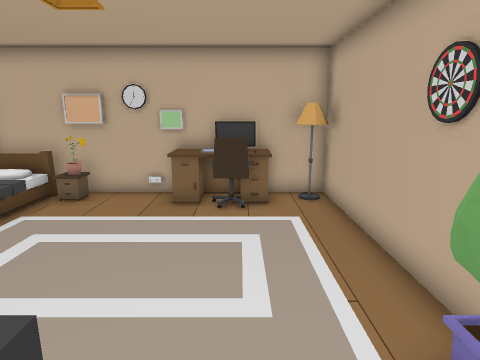
view 1 (above)

12 first-person views from a walk through a Unity game level. The camera is 1.4 m above the floor, tilts 12° down and sees 75° across. The floor is counted in squares, 0.5 m on a side. Each view is taken from the middle of a square. On the plan, view 1 faces up. The plan holds only what a view shows up to about 20 squares ahead; the rest is blank. The place goes on beyond the plan.

view 2
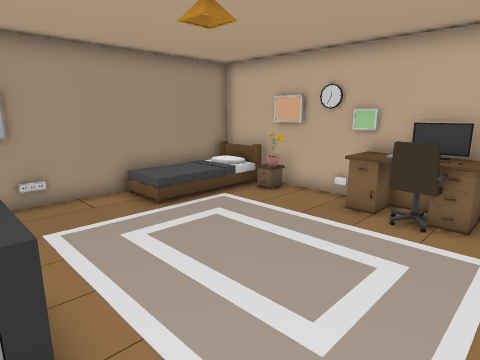

view 3
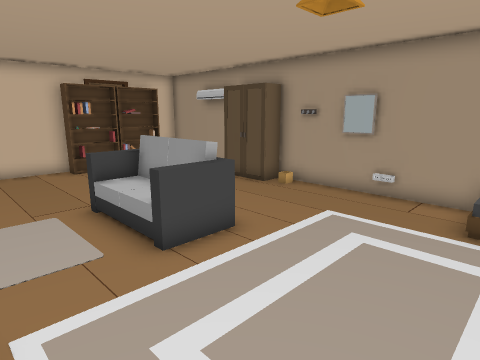

view 4
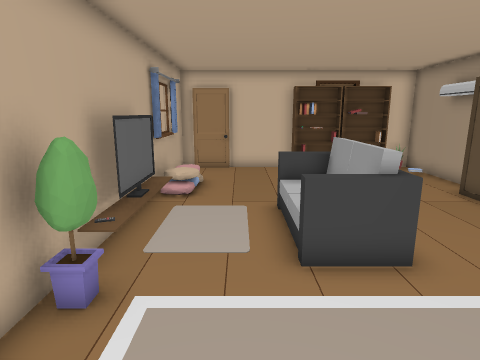

view 5
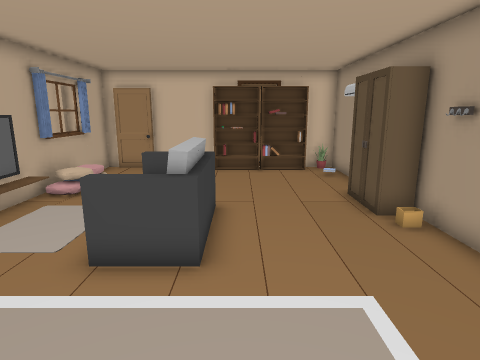

view 6
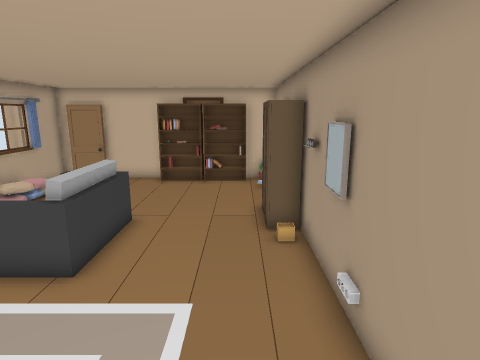

view 7
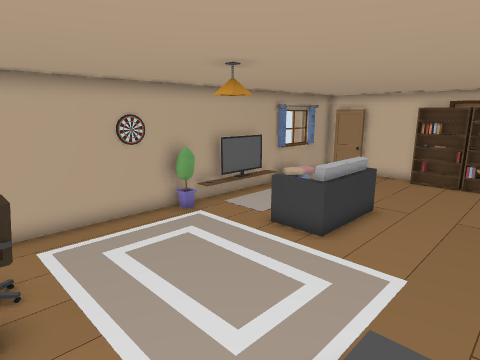

view 8
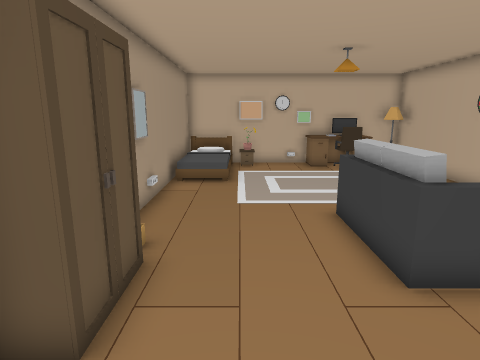

view 9
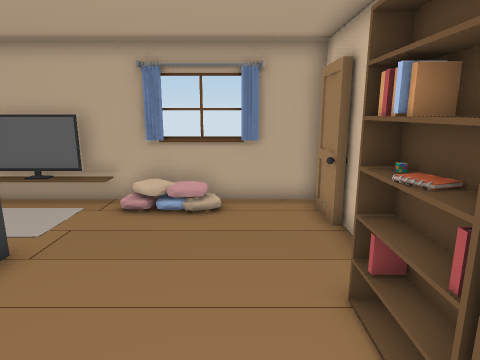

view 10
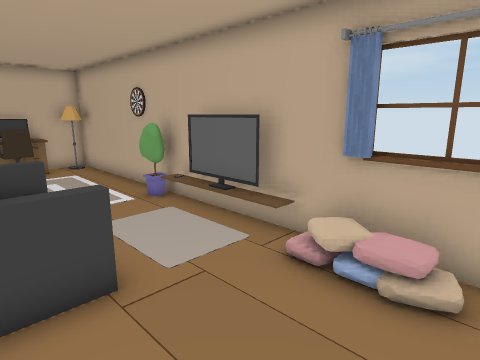

view 11
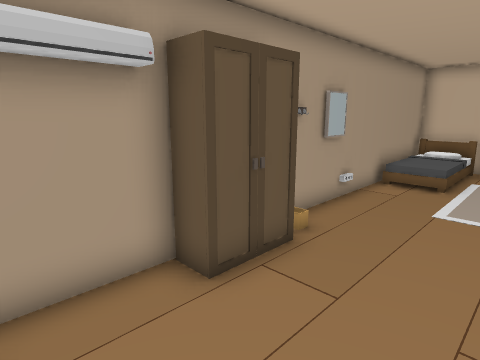

view 12
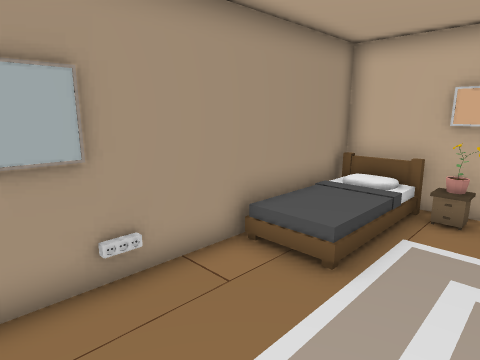

### Floor plan
Key: @ floor where view 1 was taken; # wall or solid block; . main floor; : floor 0.5 m higher than the main floor; / step, stairs or slope; = window, fence, low wall or low ledge; B bed; P picture; E desk; C computer; F flower; L lamp; H chair; S sofa; K books; O other object.
Columns run from 9 left of view 1 to 5 right of it. Each row starts with its distance up from view 1.
 11 ##B####PEC###
 10 #::F...EOEEL#
  9 # :.....HH..#
  8 # :.........#
  7 #::. .   . .#
  6 #//.       .#
  5 #...       .#
  4 #...       .#
  3 #..........F#
  2 #.....SS....#
  1 #.....##S...#
  0 #.....# .@  #
 -1 ##....# ..  #
 -2 ##....S##.. #
 -3 ##..........#
 -4 ##......... #
 -5 #..........O=
 -6 #.......... #
 -7 #...........#
 -8 #...........#
 -9 #F#K###...###
-10 # ###  ## #####

Where each view was taken, in squares from view 1:
view 1: 0 up, 0 right, facing up
view 2: 1 up, 2 right, facing up-left
view 3: 7 up, 2 right, facing down-left
view 4: 7 up, 0 right, facing down
view 5: 7 up, 4 left, facing down
view 6: 8 up, 7 left, facing down
view 7: 10 up, 8 left, facing down-right
view 8: 7 down, 6 left, facing up
view 9: 7 down, 7 left, facing right
view 10: 7 down, 3 left, facing up-right
view 11: 7 down, 4 left, facing up-left
view 12: 1 up, 4 left, facing up-left
